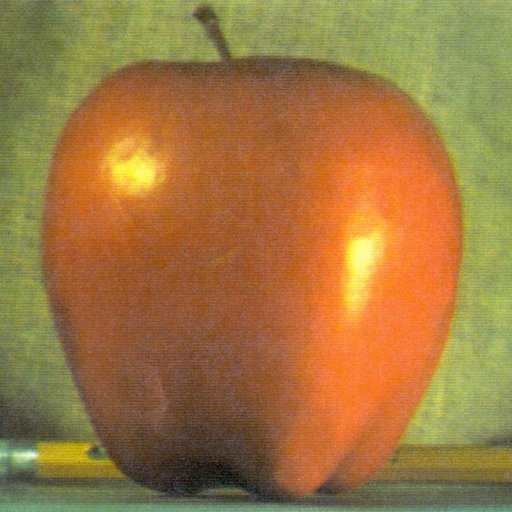
//> input picture source/pingguo.jpg, 512 x 512 px
$ ./main   (built with g++ and OpenCV 4)
//> lines starting //> are read from the running program, lines starting //| are printed output that depends on the picture; after the words box and inside, x2 and y2 are one past the last pixel; in counts of white or black regions, pixels touching at a corner belong together
#include <iostream>
#include<opencv4/opencv2/core/core.hpp>
#include<opencv4/opencv2/highgui.hpp>
#include<opencv4/opencv2/opencv.hpp>
using namespace std;
using namespace cv;
int main(){
    //用于验证形态学应用的二值化矩阵
    Mat src = (Mat_<uchar>(6,6)<<
            0,0,0,0,255,0,
            0,255,255,255,255,255,
            0,255,255,255,255,0,
            0,255,255,255,255,0,
            0,255,255,255,255,0,
            0,0,0,0,0,0);
    imshow("src",src);

    //3*3结构单元
    Mat kernel = getStructuringElement(0,Size(3,3));

    Mat open,close,gradient,tophat,blackhat,hitmiss;

    //开运算
    morphologyEx(src,open,MORPH_OPEN,kernel);
    //闭运算
    morphologyEx(src,close,MORPH_CLOSE,kernel);
    //梯度运算
    morphologyEx(src,gradient,MORPH_GRADIENT,kernel);
    //顶帽运算
    morphologyEx(src,tophat,MORPH_TOPHAT,kernel);
    //黑帽运算
    morphologyEx(src,blackhat,MORPH_BLACKHAT,kernel);
    //击中击不中运算
    morphologyEx(src,hitmiss,MORPH_HITMISS,kernel);


    //用图像验证形态学操作效果
    Mat key = imread("../../source/pingguo.jpg",IMREAD_GRAYSCALE);
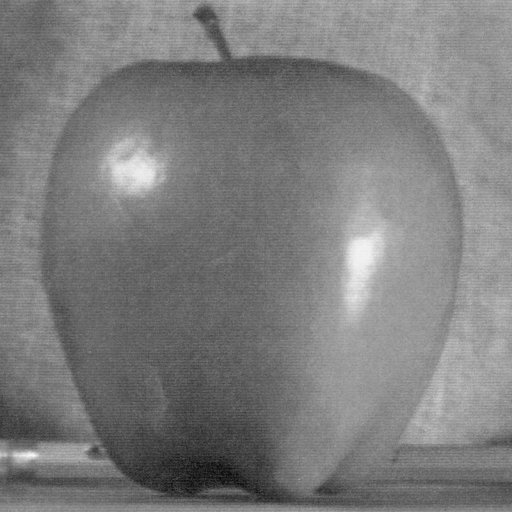
//> key: 512 rows x 512 cols, CV_8UC1; min 7, max 250, mean 125.2
    threshold(key,key,80,255,THRESH_BINARY);
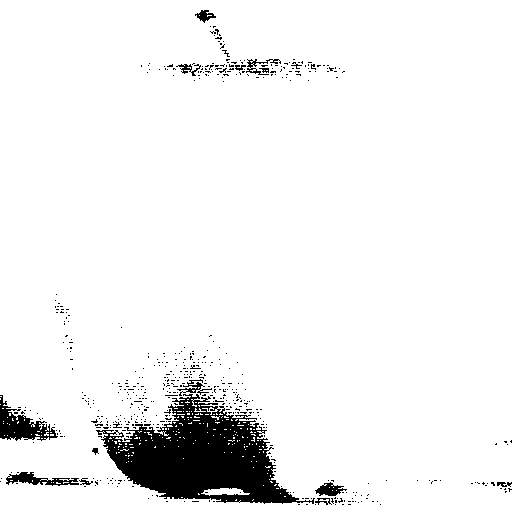
//> key: 512 rows x 512 cols, CV_8UC1; 94% white; 536 black regions (520 under 20 px), largest, box (x1, y1, x2, y2) and area: (96, 394, 315, 504) 11683, (0, 395, 58, 441) 1108, (6, 472, 79, 486) 467

    //开运算
    Mat open_key;
    morphologyEx(key,open_key,MORPH_OPEN,kernel);
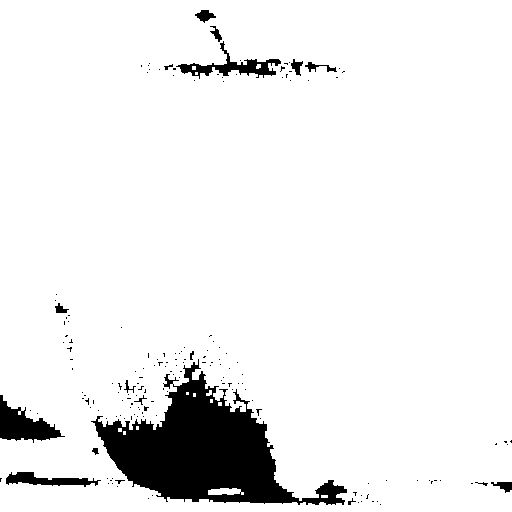
//> open_key: 512 rows x 512 cols, CV_8UC1; 92.5% white; 169 black regions (152 under 20 px), largest, box (x1, y1, x2, y2) and area: (91, 359, 347, 505) 15185, (0, 395, 65, 443) 1424, (176, 41, 281, 79) 1008
    imshow("open_key",open_key);

    //图像细化  有误
    Mat thin;
    // cv::ximgproc::thinning(key,thin,0);

    waitKey(0);
    return 0;
}
